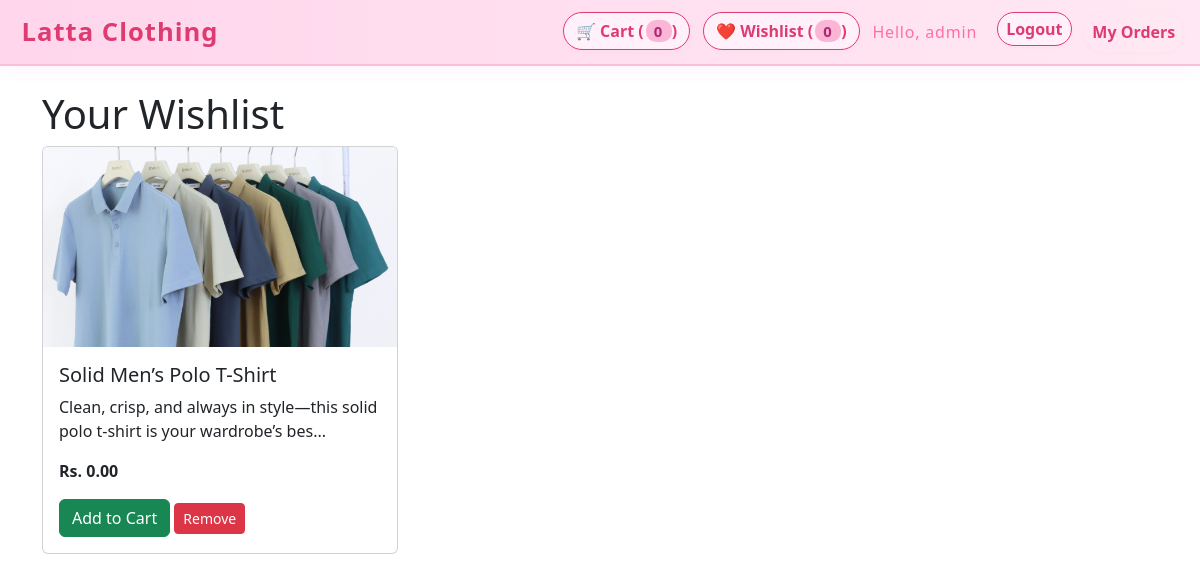
/wishlist/ (signed in), run on an earlier commit of the app's database.
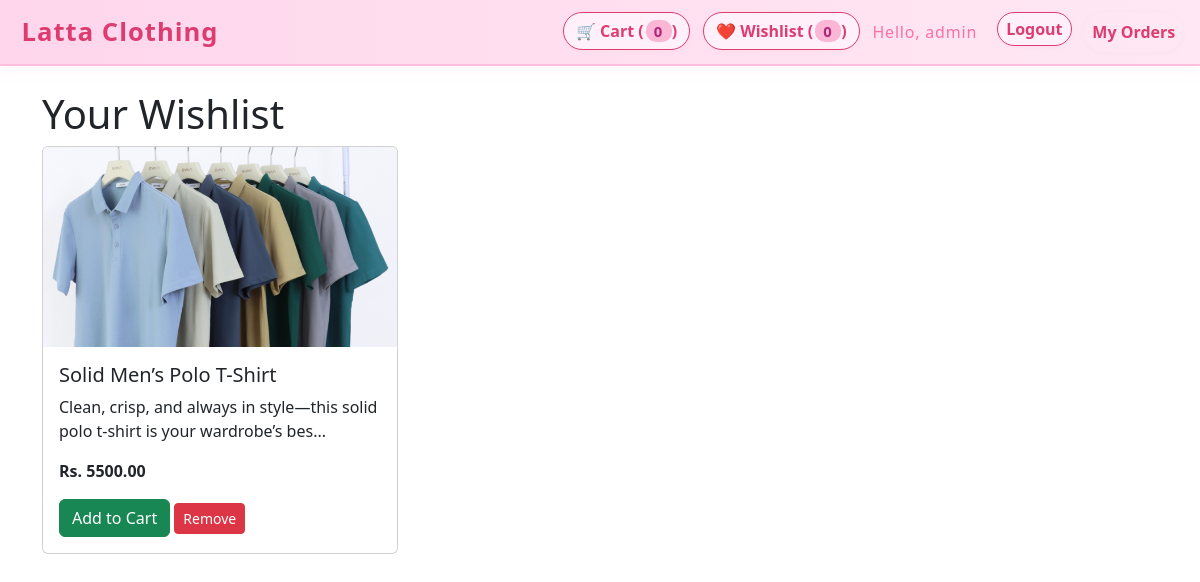
And on a later commit of the database.
### store/models.py (models this page shows, shortened)
class WishlistItem(models.Model):
    user = models.ForeignKey(User, on_delete=models.CASCADE)
    product = models.ForeignKey(Product, on_delete=models.CASCADE)
    added_at = models.DateTimeField(auto_now_add=True)
    class Meta:
        unique_together = ('user', 'product')
        ordering = ['-added_at']

class Product(models.Model):
    CATEGORY = [
        ('Pant','Pant'),
        ('Shirt','Shirt'),
        ('T-Shirt','T-Shirt'),
        ('Sweater','Sweater'),
        ('Formal','Coat & Blazer'),
    ]
    name = models.CharField(max_length=200)
    description = models.TextField(blank=True)
    category = models.CharField(max_length=50,choices=CATEGORY,default='')
    base_price = models.DecimalField(
        max_digits=10,
        decimal_places=2,
        help_text="Base price without variations"
    )
    image = models.ImageField(upload_to='product_images/')
    is_available = models.BooleanField(default=True)
    created_at = models.DateTimeField(auto_now_add=True)
    attributes = models.ManyToManyField(
        ProductAttribute,
        blank=True,
        help_text="Attributes available for this product"
    )
    class Meta:
        ordering = ['-created_at']
    @property
    def price(self):
        if hasattr(self, 'variants') and self.variants.filter(is_active=True).exists():
            return min(v.get_final_price() for v in self.variants.filter(is_active=True))
        return self.base_price

### store/views.py (the view)
# urls.py: path('wishlist/', views.wishlist_view, name='wishlist'),
def wishlist_view(request):
    if not request.user.is_authenticated:
        messages.info(request, "Please log in to view your wishlist.")
        return redirect('login')
    items = WishlistItem.objects.filter(user=request.user).select_related('product')
    return render(request, 'store/wishlist.html', {'wishlist_items': items})

### store/templates/store/wishlist.html (shortened to what this page needs)
{% extends 'store/base.html' %}  {% block content %}
<h1>Your Wishlist</h1>
{% if wishlist_items %}
<div class="row">
  {% for item in wishlist_items %}
  <div class="col-md-4 mb-4">
    <div class="card">
      <img
        src="{{ item.product.image.url }}"
        class="card-img-top"
        height="200"
        style="object-fit: cover"
      />
      <div class="card-body">
        <h5 class="card-title">{{ item.product.name }}</h5>
        <p class="card-text">{{ item.product.description|slice:":80" }}...</p>
        <p class="fw-bold">Rs. {{ item.product.price }}</p>
        <button
          class="btn btn-success add-to-cart-from-wishlist-btn"
          data-id="{{ item.product.id }}"
        >
          Add to Cart
        </button>
        <button
          class="btn btn-danger btn-sm remove-wishlist-btn"
          data-id="{{ item.product.id }}"
        >
          Remove
        </button>
      </div>
    </div>
  </div>
  {% endfor %}
</div>
{% else %}
<p>Your wishlist is empty.</p>
{% endif %} {% endblock %}

What changed in the data, as far as the page shows it:
changed through a linked row, WishlistItem "Solid Men’s Polo T-Shirt": product.price "0.00" → "5500.00"
